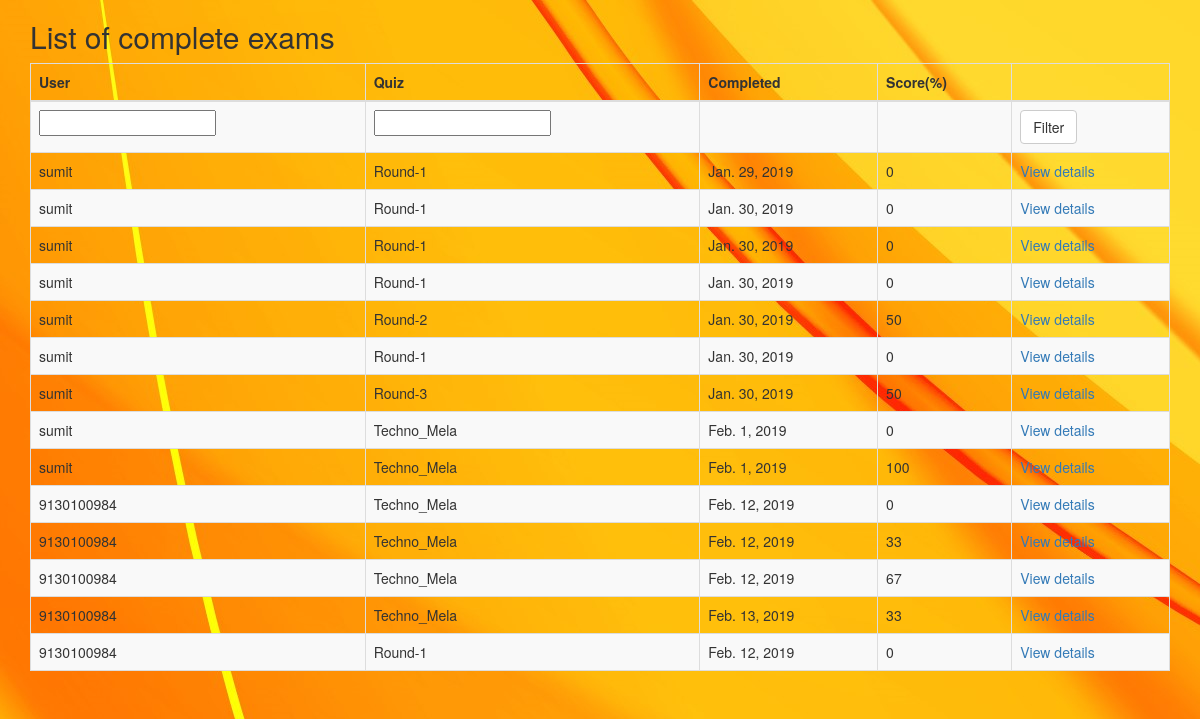
/marking/ (signed in), run on the app's committed database.
### quiz/models.py (models this page shows, shortened)
class Sitting(models.Model):
    user = models.ForeignKey(settings.AUTH_USER_MODEL, verbose_name=_("User"))
    quiz = models.ForeignKey(Quiz, verbose_name=_("Quiz"))
    question_order = models.CommaSeparatedIntegerField(
        max_length=1024, verbose_name=_("Question Order"))
    question_list = models.CommaSeparatedIntegerField(
        max_length=1024, verbose_name=_("Question List"))
    incorrect_questions = models.CommaSeparatedIntegerField(
        max_length=1024, blank=True, verbose_name=_("Incorrect questions"))
    current_score = models.IntegerField(verbose_name=_("Current Score"))
    complete = models.BooleanField(default=False, blank=False,
                                   verbose_name=_("Complete"))
    user_answers = models.TextField(blank=True, default='{}',
                                    verbose_name=_("User Answers"))
    start = models.DateTimeField(auto_now_add=True,
                                 verbose_name=_("Start"))
    end = models.DateTimeField(null=True, blank=True, verbose_name=_("End"))
    objects = SittingManager()
    class Meta:
        permissions = (("view_sittings", _("Can see completed exams.")),)
    def _question_ids(self):
        return [int(n) for n in self.question_order.split(',') if n]
    @property
    def get_percent_correct(self):
        dividend = float(self.current_score)
        divisor = len(self._question_ids())
        if divisor < 1:
            return 0            # prevent divide by zero error
        if dividend > divisor:
            return 100
        correct = int(round((dividend / divisor) * 100))
        if correct >= 1:
            return correct
        else:
            return 0

@python_2_unicode_compatible
class Quiz(models.Model):
    title = models.CharField(
        verbose_name=_("Title"),
        max_length=60, blank=False)
    description = models.TextField(
        verbose_name=_("Description"),
        blank=True, help_text=_("a description of the quiz"))
    url = models.SlugField(
        max_length=60, blank=False,
        help_text=_("a user friendly url"),
        verbose_name=_("user friendly url"))
    category = models.ForeignKey(
        Category, null=True, blank=True,
        verbose_name=_("Category"))
    random_order = models.BooleanField(
        blank=False, default=False,
        verbose_name=_("Random Order"),
        help_text=_("Display the questions in "
                    "a random order or as they "
                    "are set?"))
    max_questions = models.PositiveIntegerField(
        blank=True, null=True, verbose_name=_("Max Questions"),
        help_text=_("Number of questions to be answered on each attempt."))
    answers_at_end = models.BooleanField(
        blank=False, default=False,
        help_text=_("Correct answer is NOT shown after question."
                    " Answers displayed at the end."),
        verbose_name=_("Answers at end"))
    exam_paper = models.BooleanField(
        blank=False, default=False,
        help_text=_("If yes, the result of each"
                    " attempt by a user will be"
                    " stored. Necessary for marking."),
        verbose_name=_("Exam Paper"))
    single_attempt = models.BooleanField(
        blank=False, default=False,
        help_text=_("If yes, only one attempt by"
                    " a user will be permitted."
                    " Non users cannot sit this exam."),
        verbose_name=_("Single Attempt"))
    pass_mark = models.SmallIntegerField(
        blank=True, default=0,
        verbose_name=_("Pass Mark"),
        help_text=_("Percentage required to pass exam."),
        validators=[MaxValueValidator(100)])
    success_text = models.TextField(
        blank=True, help_text=_("Displayed if user passes."),
        verbose_name=_("Success Text"))
    fail_text = models.TextField(
        verbose_name=_("Fail Text"),
        blank=True, help_text=_("Displayed if user fails."))
    draft = models.BooleanField(
        blank=True, default=False,
        verbose_name=_("Draft"),
        help_text=_("If yes, the quiz is not displayed"
                    " in the quiz list and can only be"
                    " taken by users who can edit"
                    " quizzes."))
    class Meta:
        verbose_name = _("Quiz")
        verbose_name_plural = _("Quizzes")
    def __str__(self):
        return self.title

### quiz/views.py (the view)
class QuizMarkingList(QuizMarkerMixin, SittingFilterTitleMixin, ListView):
    model = Sitting
    def get_queryset(self):
        queryset = super(QuizMarkingList, self).get_queryset()\
                                               .filter(complete=True)
        user_filter = self.request.GET.get('user_filter')
        if user_filter:
            queryset = queryset.filter(user__username__icontains=user_filter)
        return queryset

### quiz/views.py (called while the page is built)
    @method_decorator(login_required)
    @method_decorator(permission_required('quiz.view_sittings'))
    def dispatch(self, *args, **kwargs):
        return super(QuizMarkerMixin, self).dispatch(*args, **kwargs)

    def get_queryset(self):
        queryset = super(SittingFilterTitleMixin, self).get_queryset()
        quiz_filter = self.request.GET.get('quiz_filter')
        if quiz_filter:
            queryset = queryset.filter(quiz__title__icontains=quiz_filter)
        return queryset

### quiz/templates/quiz/sitting_list.html (shortened to what this page needs)
{% extends 'base.html' %}
{% load i18n %}
{% block content %}
<h2>{% trans "List of complete exams" %}</h2>
    {% if sitting_list %}
		<table class="table table-bordered table-striped">
		  <thead>
			<tr>
			  <th>{% trans "User" %}</th>
			  <th>{% trans "Quiz" %}</th>
			  <th>{% trans "Completed" %}</th>
			  <th>{% trans "Score" %}(%)</th>
			  <th></th>
			</tr>
		  </thead>
		  <tbody>
			<tr>
			  <form action="" method="GET">
				<td><input type="text" name="user_filter" /></td>
				<td><input type="text" name="quiz_filter" /></td>
				<td></td>
				<td></td>
				<td><button type="submit" class="btn btn-default">{% trans "Filter"%}</button></td>
			  </form>
			</tr>
        {% for sitting in sitting_list %}
			<tr>
			  <td>{{ sitting.user }}</td>
			  <td>{{ sitting.quiz }}</td>
			  <td>{{ sitting.end|date }}</td>
			  <td>{{ sitting.get_percent_correct }}</td>
			  <td>
				<a href="{% url 'quiz_marking_detail' pk=sitting.id %}">
				  {% trans "View details" %}
				</a>
			</tr>
        {% endfor %}
		  </tbody>
		</table>
    {% else %}
        <p>{% trans "There are no matching quizzes" %}.</p>
    {% endif %}
{% endblock %}

### data on the page
Sitting: user "sumit", quiz "Round-1", end "Jan. 29, 2019", get_percent_correct "0"
Sitting: user "sumit", quiz "Round-1", end "Jan. 30, 2019", get_percent_correct "0"
Sitting: user "sumit", quiz "Round-1", end "Jan. 30, 2019", get_percent_correct "0"
Sitting: user "sumit", quiz "Round-1", end "Jan. 30, 2019", get_percent_correct "0"
Sitting: user "sumit", quiz "Round-2", end "Jan. 30, 2019", get_percent_correct "50"
Sitting: user "sumit", quiz "Round-1", end "Jan. 30, 2019", get_percent_correct "0"
Sitting: user "sumit", quiz "Round-3", end "Jan. 30, 2019", get_percent_correct "50"
Sitting: user "sumit", quiz "Techno_Mela", end "Feb. 1, 2019", get_percent_correct "0"
Sitting: user "sumit", quiz "Techno_Mela", end "Feb. 1, 2019", get_percent_correct "100"
Sitting: user "9130100984", quiz "Techno_Mela", end "Feb. 12, 2019", get_percent_correct "0"
Sitting: user "9130100984", quiz "Techno_Mela", end "Feb. 12, 2019", get_percent_correct "33"
Sitting: user "9130100984", quiz "Techno_Mela", end "Feb. 12, 2019", get_percent_correct "67"
Sitting: user "9130100984", quiz "Techno_Mela", end "Feb. 13, 2019", get_percent_correct "33"
Sitting: user "9130100984", quiz "Round-1", end "Feb. 12, 2019", get_percent_correct "0"
